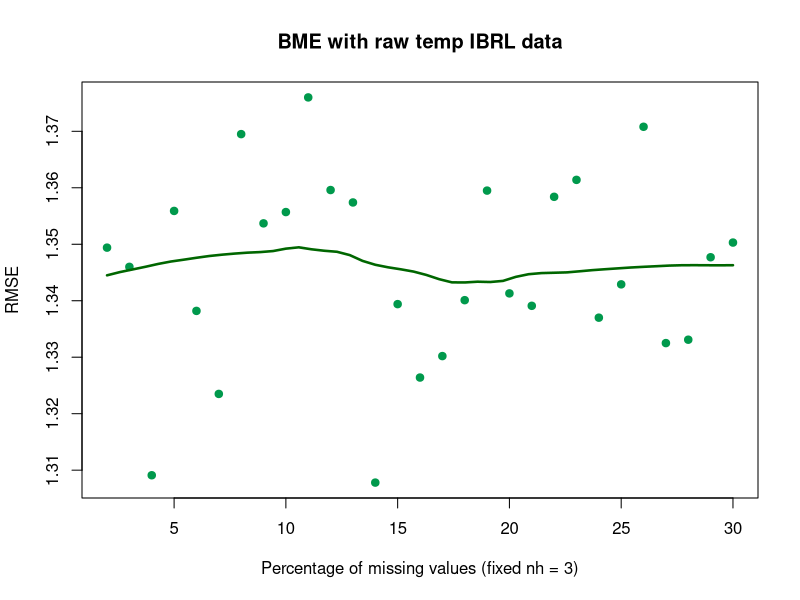
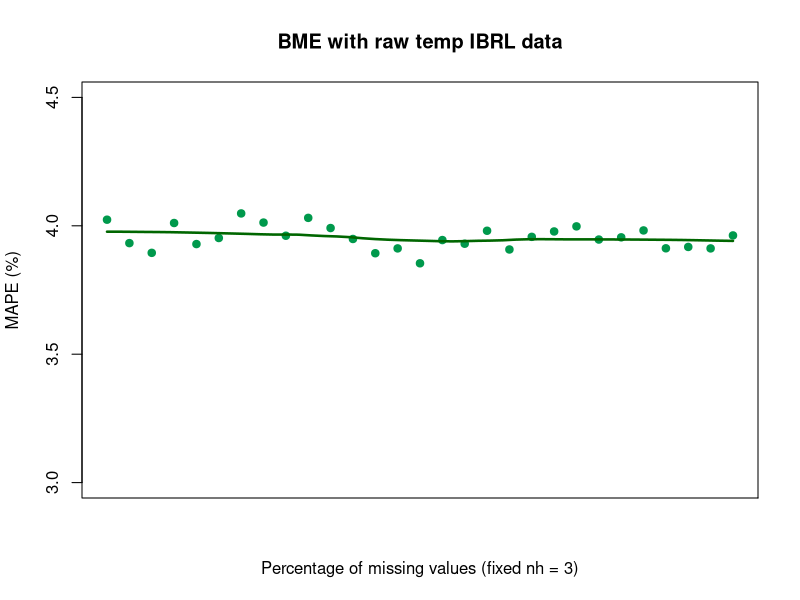

Recreate these plots in R, in order.
df <- read.table("fig8.csv", sep=",", head=F)
names(df)[2:5] = c("MAPE", "RMSE", "CVRMSE", "time")

df = df[2:30,]

## op2

plot(df$V1, df$RMSE,ylab ="RMSE", xlab="Percentage of missing values (fixed nh = 3)"
, main="BME with raw temp IBRL data", col="#00994C", pch = 19)
with(df, lines(loess.smooth(V1, RMSE),col = "#006600", lwd=2.5))


dev.off()
svg(filename="fig8-opt2.svg", width = 12, height = 8, pointsize = 12)
plot(df$V1, df$MAPE,ylab ="MAPE (%)", xlab="Percentage of missing values (fixed nh = 3)"
     , main="BME with raw temp IBRL data", ylim = c(3,4.5)
     , col="#00994C", pch = 19, xaxt="n")
axis(1, at = seq(120,1200,120))
with(df, lines(loess.smooth(V1, MAPE),col = "#006600", lwd=2.5))

dev.off()
